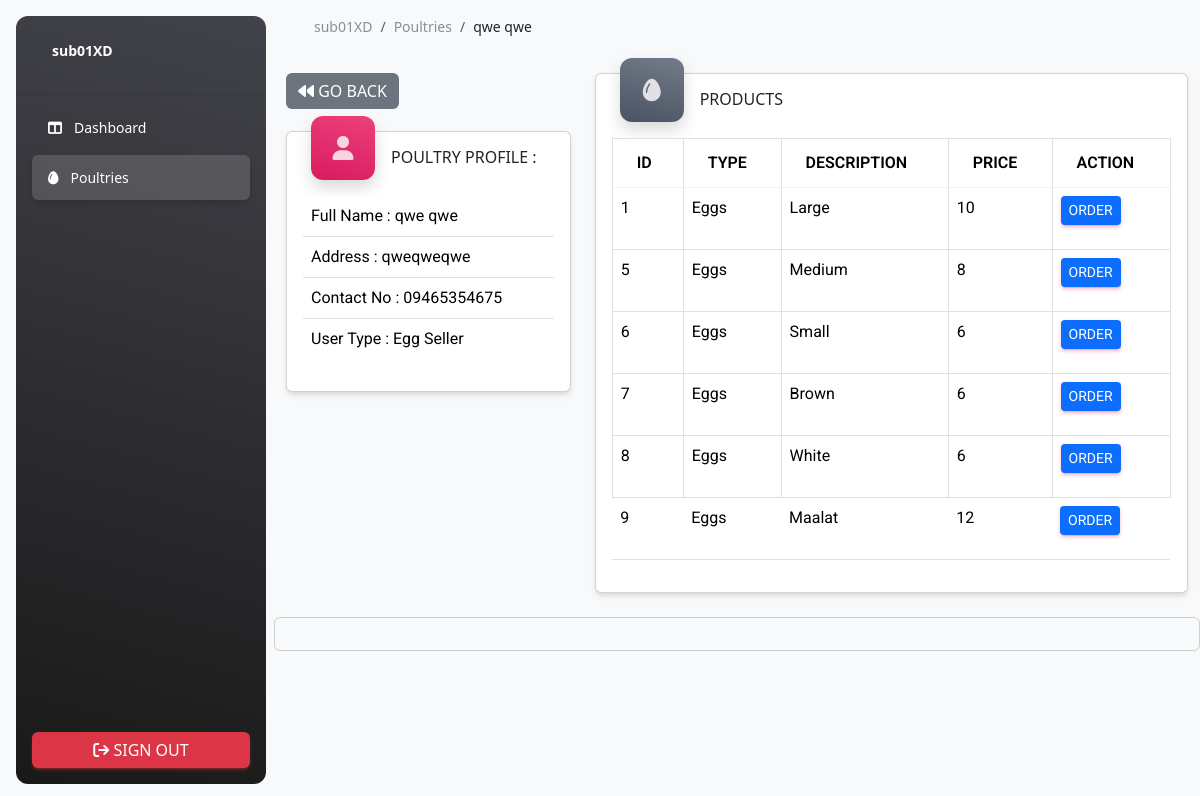
Page /customer/customer_poultry_select.php?id=1 (signed in) on the committed database.
### tables this page shows
CREATE TABLE `tbl_users` (
  `User_ID` int(11) NOT NULL,
  `Date_Created` date NOT NULL,
  `Name` varchar(255) NOT NULL,
  `Surname` varchar(255) NOT NULL,
  `Address` varchar(255) NOT NULL,
  `Contact` varchar(255) NOT NULL,
  `Username` varchar(255) NOT NULL,
  `Password` varchar(255) NOT NULL,
  `Type` int(11) NOT NULL,
  `Status` varchar(255) NOT NULL
);

CREATE TABLE `tbl_products` (
  `P_ID` int(11) NOT NULL,
  `P_Seller` varchar(255) NOT NULL,
  `P_Type` varchar(255) NOT NULL,
  `P_Description` varchar(255) NOT NULL,
  `P_Price` varchar(255) NOT NULL
);

### customer/customer_poultry_select.php (the view, shortened to what this page needs)
<?php
include ("assets/php/config.php");
if (!isset($_SESSION['User'])) {
    header("Location: ../customer_login.php");
    exit();
} else {
    $customer = $_SESSION['User'];
    if (!isset($_GET['id'])) {
        header("Location: customer_poultry.php");
        exit();
    } else {
        $user = $_GET['id'];
        $sql = "SELECT * FROM tbl_users WHERE User_ID = '$user'";
        $result = $db->query($sql);
        if ($result->num_rows > 0) {
            $row = $result->fetch_assoc();
            $seller = $row['Username'];
        } else {
            header("Location: customer_poultry.php");
            exit();
        }
    }
}
?>
<!DOCTYPE html>
<html lang="en">
<head>
    <link id="pagestyle" href="assets/css/material-dashboard.css?v=3.1.0" rel="stylesheet" />
    <link href="https://cdnjs.cloudflare.com/ajax/libs/font-awesome/6.0.0/css/all.min.css" rel="stylesheet" />
    <link href="https://cdn.jsdelivr.net/npm/bootstrap@5.3.3/dist/css/bootstrap.min.css" rel="stylesheet"
>
    <link rel="stylesheet" href="https://cdn.jsdelivr.net/npm/flatpickr/dist/flatpickr.min.css">
    <link rel="stylesheet" href="//cdn.datatables.net/2.0.2/css/dataTables.dataTables.min.css">
</head>
<body class="g-sidenav-show  bg-gray-100">
    <aside
        class="sidenav navbar navbar-vertical navbar-expand-xs border-0 border-radius-xl my-3 fixed-start ms-3   bg-gradient-dark"
        id="sidenav-main">
        <div class="sidenav-header">
            <a class="navbar-brand m-0" href="admin_dashboard.php" target="_blank">
                <span class="ms-1 font-weight-bold text-white">
                    <?php echo $_SESSION['User'] ?>
                </span>
            </a>
        </div>
        <hr class="horizontal light mt-0 mb-2">
        <div class="collapse navbar-collapse  w-auto " id="sidenav-collapse-main">
            <ul class="navbar-nav">
                <li class="nav-item">
                    <a class="nav-link text-white" href="customer_dashboard.php">
                        <div class="text-white text-center me-2 d-flex align-items-center justify-content-center">
                            <i class="fa-solid fa-table-columns"></i>
                        </div>
                        <span class="nav-link-text ms-1">Dashboard</span>
                    </a>
                </li>
                <li class="nav-item">
                    <a class="nav-link text-white active" href="customer_poultry.php">
                        <div class="text-white text-center me-2 d-flex align-items-center justify-content-center">
                            <i class="fa-solid fa-egg"></i>
                        </div>
                        <span class="nav-link-text ms-1">Poultries</span>
                    </a>
                </li>
            </ul>
        </div>
        <div class="sidenav-footer position-absolute w-100 bottom-0 ">
            <div class="mx-3">
                <a class="btn btn-danger w-100" href="#" onclick="logout();">
                    <i class="fa-solid fa-sign-out"></i>&nbsp;Sign Out</a>
            </div>
        </div>
    </aside>
    <main class="main-content border-radius-lg ">
        <nav class="navbar navbar-main navbar-expand-lg px-0 mx-4 shadow-none border-radius-xl" id="navbarBlur"
            data-scroll="true">
            <div class="container-fluid py-1 px-3">
                <nav aria-label="breadcrumb">
                    <ol class="breadcrumb bg-transparent mb-0 pb-0 pt-1 px-0 me-sm-6 me-5">
                        <li class="breadcrumb-item text-sm"><a class="opacity-5 text-dark" href="javascript:;"
                                style="text-decoration:none;">
                                <?php echo $_SESSION['User'] ?>
                            </a>
                        </li>
                        <li class="breadcrumb-item text-sm" aria-current="page"><a class="opacity-5 text-dark"
                                href="javascript:;" style="text-decoration:none;">Poultries</a></li>
                        <li class="breadcrumb-item text-sm text-dark active" aria-current="page">
                            <?php echo $row['Name'] ?>
                            <?php echo $row['Surname'] ?>
                        </li>
                    </ol>
                </nav>
            </div>
        </nav>
        <div class="container-fluid py-4">
            <div class="row">
                <div class="col-lg-4 position-relative z-index-2">
                    <a class="btn btn-secondary" href="customer_poultry.php"> <i class="fa-solid fa-backward"></i> GO
                        BACK</a>
                    <div class="row" style="margin-top:2%">
                        <div class="col-12">
                            <div class="card mb-4 ">
                                <div class="d-flex flex-row">
                                    <div
                                        class="icon icon-shape icon-lg bg-gradient-primary shadow text-center border-radius-xl mt-n3 ms-4">
                                        <i class="fa-solid fa-user"></i>
                                    </div>
                                    <h6 class="mt-3 mb-2 ms-3 ">POULTRY PROFILE :
                                    </h6>
                                </div>
                                <div class="card-body p-3">
                                    <div class="row">
                                        <div class="col-lg-12 col-md-7">
                                            <table class="table">
                                                <tr>
                                                    <td>Full Name :
                                                        <?php echo $row['Name'] ?>
                                                        <?php echo $row['Surname'] ?>
                                                    </td>
                                                </tr>
                                                <tr>
                                                    <td>Address :
                                                        <?php echo $row['Address'] ?>
                                                    </td>
                                                </tr>
                                                <tr>
                                                    <td>Contact No :
                                                        <?php echo $row['Contact'] ?>
                                                    </td>
                                                </tr>
                                                <tr>
                                                    <td>User Type :
                                                        <?php if ($row['Type'] == 1): ?>
                                                            <span class="card-text">Chicken Seller</span>
                                                        <?php elseif ($row['Type'] == 2): ?>
                                                            <span class="card-text">Egg Seller</span>
                                                        <?php else: ?>
                                                            <span class="card-text">Chicken + Egg Seller </span>
                                                        <?php endif; ?>
                                                    </td>
                                                </tr>
                                            </table>
                                        </div>
                                    </div>
                                </div>
                            </div>
                        </div>
                    </div>
                </div>
                <div class="col-lg-8">
                    <div class="row">
                        <div class="col-12">
                            <div class="card mb-4 ">
                                <div class="d-flex flex-row">
                                    <div
                                        class="icon icon-shape icon-lg bg-gradient-secondary shadow text-center border-radius-xl mt-n3 ms-4">
                                        <i class="fa-solid fa-egg"></i>
                                    </div>
                                    <h6 class="mt-3 mb-2 ms-3 ">PRODUCTS
                                    </h6>
                                </div>
                                <div class="card-body p-3">
                                    <table class="table table-bordered" id="tblProducts">
                                        <thead>
                                            <tr>
                                                <th>ID</th>
                                                <th>TYPE</th>
                                                <th>DESCRIPTION</th>
                                                <th>PRICE</th>
                                                <th>ACTION</th>
                                            </tr>
                                        </thead>
                                        <tbody>
                                            <?php
                                            $sql = "SELECT * FROM tbl_products WHERE P_Seller='$seller'";
                                            $result = $db->query($sql);
                                            while ($row = $result->fetch_assoc()) {
                                                ?>
                                                <tr>
                                                    <td>
                                                        <?php echo $row['P_ID'] ?>
                                                    </td>
                                                    <td>
                                                        <?php echo $row['P_Type'] ?>
                                                    </td>
                                                    <td>
                                                        <?php echo $row['P_Description'] ?>
                                                    </td>
                                                    <td>
                                                        <?php echo $row['P_Price'] ?>
                                                    </td>
                                                    <td>
                                                        <button class="btn btn-primary btn-sm" data-bs-toggle="modal"
                                                            data-bs-target="#Orders" data-pid="<?php echo $row['P_ID'] ?>"
                                                            data-customer="<?php echo $customer ?>"
                                                            data-seller="<?php echo $seller ?>"
                                                            data-type="<?php echo $row['P_Type'] ?>"
                                                            data-price="<?php echo $row['P_Price'] ?>">ORDER</button>
                                                    </td>
                                                </tr>
                                            <?php } ?>
                                        </tbody>
                                    </table>
                                </div>
                            </div>
                        </div>
                    </div>
                </div>
            </div>
            <div class="row">
                <div class="card card-plain mb-4">
                    <div class="card-body p-3">
                    </div>
                </div>
            </div>
        </div>
    </main>
</body>
</html>

### rows in the picture
tbl_users: Name "qwe", Surname "qwe", Address "qweqweqwe", Contact "09465354675"
tbl_products: P_ID "1", P_Type "Eggs", P_Description "Large", P_Price "10"
tbl_products: P_ID "5", P_Type "Eggs", P_Description "Medium", P_Price "8"
tbl_products: P_ID "6", P_Type "Eggs", P_Description "Small", P_Price "6"
tbl_products: P_ID "7", P_Type "Eggs", P_Description "Brown", P_Price "6"
tbl_products: P_ID "8", P_Type "Eggs", P_Description "White", P_Price "6"
tbl_products: P_ID "9", P_Type "Eggs", P_Description "Maalat", P_Price "12"

### other values in the picture
$_SESSION['User'] "sub01XD"
